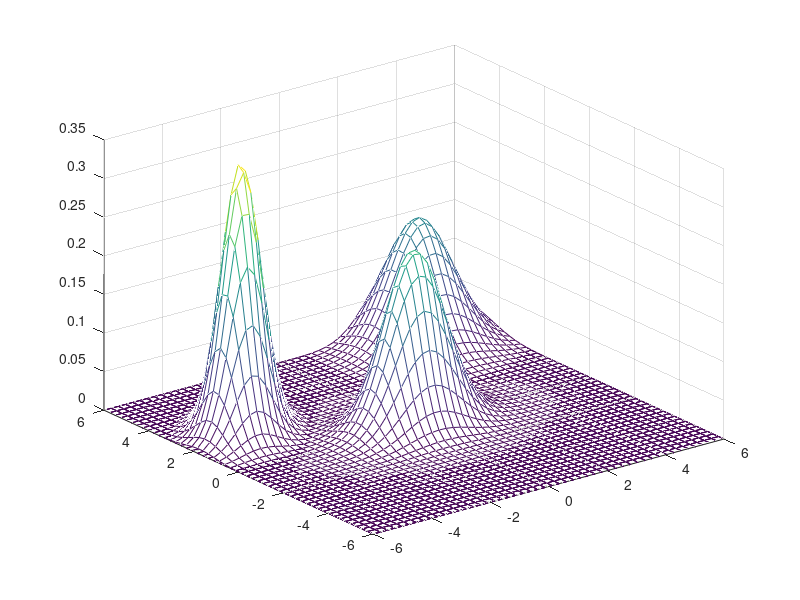

Recreate this plot in MATLAB.
mu = [0, 0]
sigma = [1, 0.1; 0.1, 0.5]
mu2 = [4, 5]
sigma2 = [1, 0.1; 0.1, 1.0]
mu3 = [-4, 2.5]
sigma3 = [0.5, 0.2; 0.2, 0.5]

[X, Y] = meshgrid (linspace (-6, 6, 50))
XY = [X(:), Y(:)]
Z = mvnpdf (XY, mu, sigma)
Z2 = mvnpdf (XY, mu2, sigma2)
Z3 = mvnpdf (XY, mu3, sigma3)
mesh (X, Y, reshape (Z, size (X)))
hold on
mesh (X, Y, reshape (Z2, size (X)))
hold on
mesh (X, Y, reshape (Z3, size (X)))



hold off
